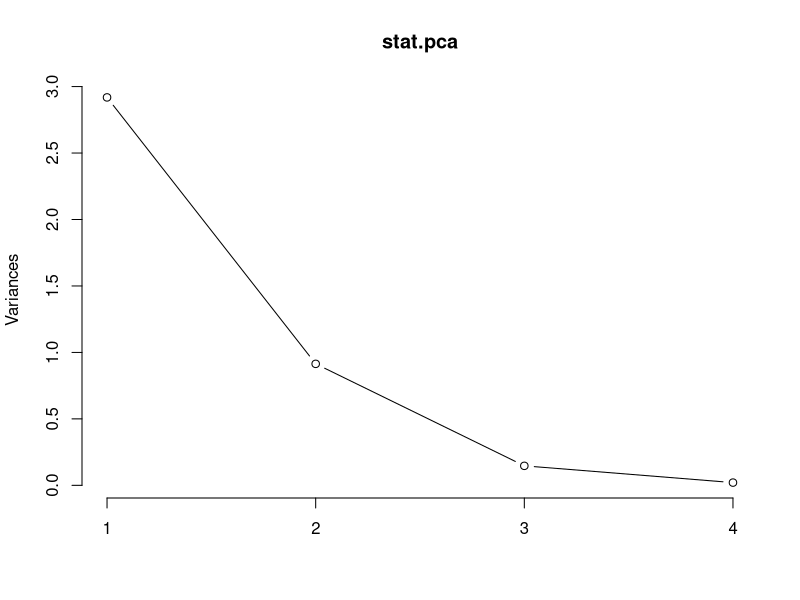

Write R code to recreate this figure.
## ---- chunk 1
library(caret)
## ---- chunk 2
dat <- iris
caret.pca <- preProcess(dat[,-5], method="pca",pcaComp=2)

caret.pca
## ---- chunk 3
caret.pca
dat2 <- predict(caret.pca, dat[,-5])

stat.pca <- prcomp(dat[,-5],
                 center = TRUE,
                 scale. = TRUE)

plot(stat.pca, type = "l")

## ---- chunk 4
summary(stat.pca)
